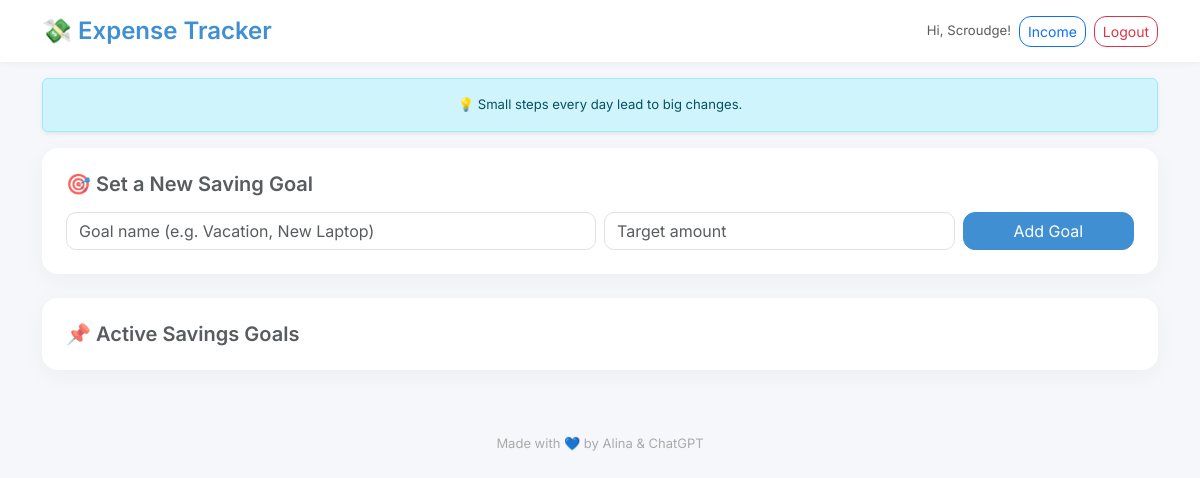
The app's page /goals (signed in), older data.
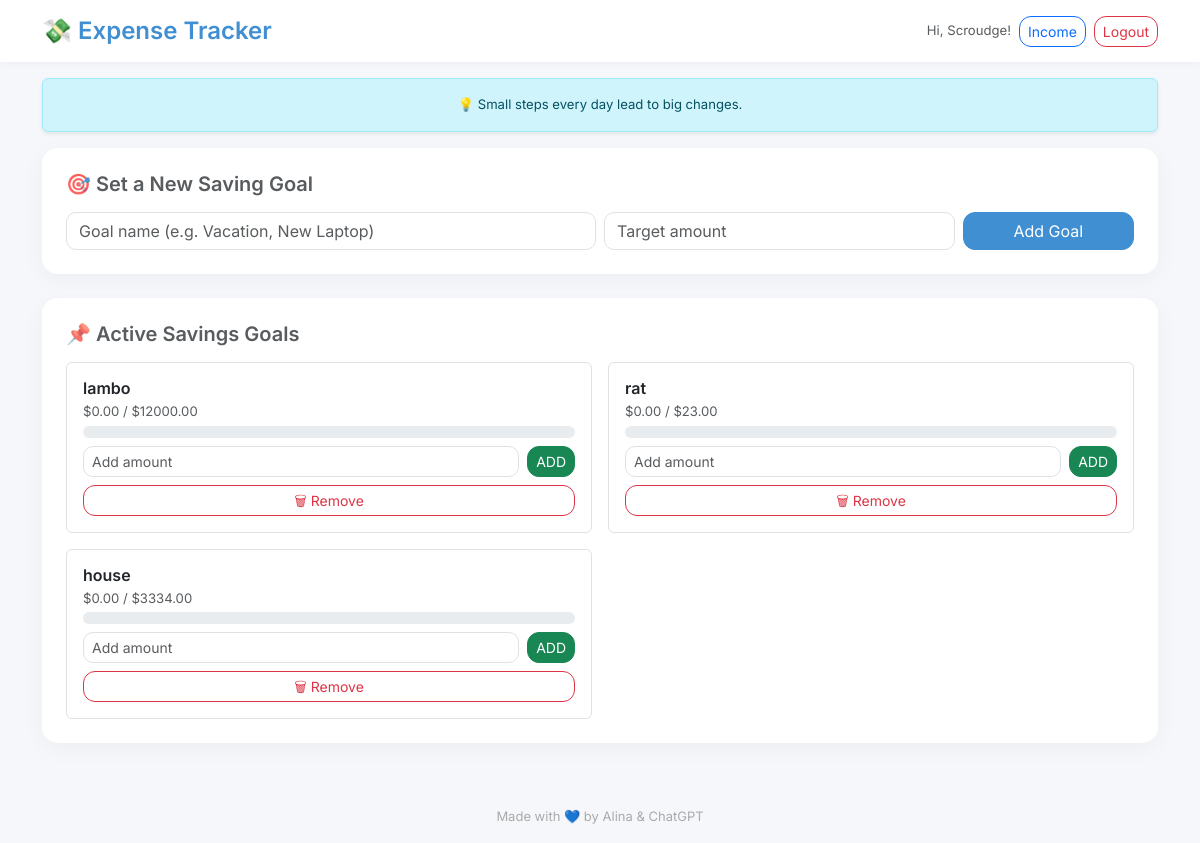
The same page, newer data.
### app.py (models this page shows)
class SavingGoal(db.Model):
    id = db.Column(db.Integer, primary_key=True)
    name = db.Column(db.String(100), nullable=False)
    target_amount = db.Column(db.Float, nullable=False)
    saved_amount = db.Column(db.Float, default=0.0)
    user_id = db.Column(db.Integer, db.ForeignKey('user.id'), nullable=False)

### app.py (the view, shortened to what this page needs)
@app.route('/goals', methods=['GET', 'POST'])
@login_required
def goals():
    goals = SavingGoal.query.filter_by(user_id=current_user.id).all()
    return render_template('goals.html', goals=goals)

### app.py (called while the page is built)
@login_manager.user_loader
def load_user(user_id):
    return User.query.get(int(user_id))

### templates/goals.html (shortened to what this page needs)
{% extends "base.html" %}
{% block content %}
<div class="card p-4 mb-4">
    <h5 class="text-muted mb-3">🎯 Set a New Saving Goal</h5>
    <form method="POST" class="row g-2">
        <div class="col-md-6">
            <input type="text" name="name" class="form-control" placeholder="Goal name (e.g. Vacation, New Laptop)"
                required>
        </div>
        <div class="col-md-4">
            <input type="number" step="0.01" name="target" class="form-control" placeholder="Target amount" required>
        </div>
        <div class="col-md-2 d-grid">
            <button type="submit" class="btn btn-primary">Add Goal</button>
        </div>
    </form>
</div>
<div class="card p-4">
    <h5 class="text-muted mb-3">📌 Active Savings Goals</h5>
    <div class="row g-3">
        {% for goal in goals %}
        <div class="col-md-6">
            <div class="border rounded p-3 h-100">
                <h6 class="mb-1">{{ goal.name }}</h6>
                <div class="small text-muted mb-1">${{ '%.2f' | format(goal.saved_amount) }} / ${{ '%.2f' |
                    format(goal.target_amount) }}</div>
                <div class="progress mb-2">
                </div>
                <form method="POST" action="{{ url_for('add_saving', goal_id=goal.id) }}"
                    class="d-flex align-items-center gap-2 mb-2">
                    <input type="number" name="amount" step="0.01" class="form-control form-control-sm"
                        placeholder="Add amount" required>
                    <button type="submit" class="btn btn-sm btn-success">ADD</button>
                </form>
                <form method="POST" action="{{ url_for('delete_goal', goal_id=goal.id) }}">
                    <button type="submit" class="btn btn-sm btn-outline-danger w-100">🗑 Remove</button>
                </form>
            </div>
        </div>
        {% endfor %}
    </div>
</div>
{% endblock %}

Row changes from the older to the newer data that the page shows:
added SavingGoal: name "lambo", saved_amount "0.00", target_amount "12000.00"
added SavingGoal: name "rat", saved_amount "0.00", target_amount "23.00"
added SavingGoal: name "house", saved_amount "0.00", target_amount "3334.00"
